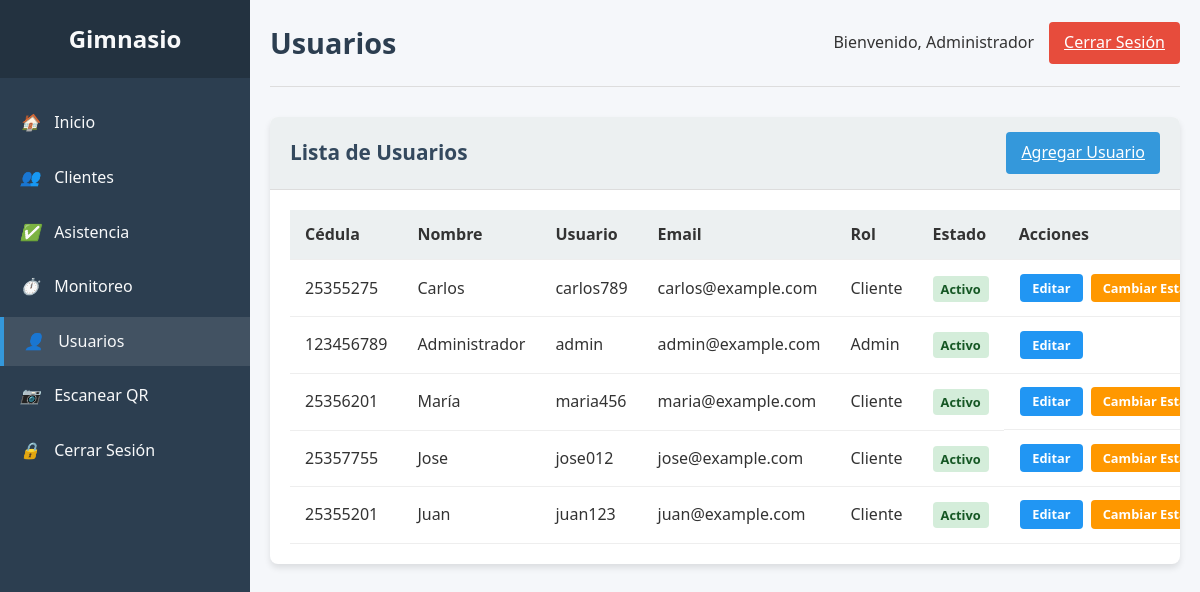
The app's page /usuarios.php (signed in) with its own data.
### tables this page shows
CREATE TABLE usuarios (
    cedula INT(20) PRIMARY KEY,
    nombre VARCHAR(100) NOT NULL,
    apellido VARCHAR(100) NOT NULL,
    email VARCHAR(100) NOT NULL UNIQUE,
    usuario VARCHAR(50) NOT NULL UNIQUE,
    contrasena VARCHAR(255) NOT NULL,
    fecha_nacimiento DATE,
    rol ENUM('admin', 'staff', 'cliente') DEFAULT 'cliente',
    estado ENUM('activo', 'pendiente', 'inactivo') DEFAULT 'pendiente',
    fecha_creacion TIMESTAMP DEFAULT CURRENT_TIMESTAMP
);

### usuarios.php (the view, shortened to what this page needs)
<?php
require 'database.php';
$action = isset($_GET['action']) ? $_GET['action'] : 'list';
$usuario = [];
if ($action == 'list') {
    $stmt = $pdo->query("SELECT * FROM usuarios ORDER BY fecha_creacion DESC");
    $usuarios = $stmt->fetchAll(PDO::FETCH_ASSOC);
}
?>
<!DOCTYPE html>
<html lang="es">
<head>
    <link rel="stylesheet" href="css/diseño.css">
</head>
<body>
    <div class="container">
        <div class="sidebar">
            <div class="sidebar-header">
                <h2>Gimnasio </h2>
            </div>
            <div class="sidebar-menu">
                <ul>
                    <li><a href="index.php"><i>🏠</i> Inicio</a></li>
                    <li><a href="clientes.php"><i>👥</i> Clientes</a></li>
                    <li><a href="asistencia.php"><i>✅</i> Asistencia</a></li>
                    <li><a href="monitoreo.php"><i>⏱️</i> Monitoreo</a></li>
                    <li><a href="usuarios.php" class="active"><i>👤</i> Usuarios</a></li>
                    <li><a href="escanner.php"><i>📷</i> Escanear QR</a></li>
                    <li><a href="logout.php"><i>🔒</i> Cerrar Sesión</a></li>
                </ul>
            </div>
        </div>
        <div class="main-content">
            <div class="header">
                <h1><?php echo $action == 'add' ? 'Agregar Usuario' : ($action == 'edit' ? 'Editar Usuario' : 'Usuarios'); ?></h1>
                <div class="user-info">
                    <span>Bienvenido, <?php echo $_SESSION['usuario_nombre']; ?></span>
                    <a href="logout.php" class="btn btn-danger">Cerrar Sesión</a>
                </div>
            </div>
            <?php if ($action == 'add' || $action == 'edit'): ?>
            <div class="card">
                <div class="card-header">
                    <h3><?php echo $action == 'add' ? 'Agregar Nuevo Usuario' : 'Editar Usuario'; ?></h3>
                </div>
                <div class="card-body">
                    <form method="post" action="acciones/usuario_guardar.php">
                        <div class="form-row">
                            <div class="form-col">
                                <div class="form-group">
                                    <label for="cedula">Cédula</label>
                                    <input type="text" id="cedula" name="cedula" class="form-control"
                                           value="<?php echo isset($usuario['cedula']) ? $usuario['cedula'] : ''; ?>"
                                           <?php echo $action == 'edit' ? 'readonly' : 'required'; ?>>
                                </div>
                            </div>
                            <div class="form-col">
                                <div class="form-group">
                                    <label for="nombre">Nombre Completo</label>
                                    <input type="text" id="nombre" name="nombre" class="form-control" value="<?php echo isset($usuario['nombre']) ? $usuario['nombre'] : ''; ?>" required>
                                </div>
                            </div>
                        </div>
                        <div class="form-row">
                            <div class="form-col">
                                <div class="form-group">
                                    <label for="email">Email</label>
                                    <input type="email" id="email" name="email" class="form-control" value="<?php echo isset($usuario['email']) ? $usuario['email'] : ''; ?>" required>
                                </div>
                            </div>
                            <div class="form-col">
                                <div class="form-group">
                                    <label for="usuario">Nombre de Usuario</label>
                                    <input type="text" id="usuario" name="usuario" class="form-control" value="<?php echo isset($usuario['usuario']) ? $usuario['usuario'] : ''; ?>" required>
                                </div>
                            </div>
                        </div>
                        <div class="form-row">
                            <?php if ($action == 'add'): ?>
                            <div class="form-col">
                                <div class="form-group">
                                    <label for="contrasena">Contraseña</label>
                                    <input type="password" id="contrasena" name="contrasena" class="form-control" required>
                                </div>
                            </div>
                            <?php endif; ?>
                            <div class="form-col">
                                <div class="form-group">
                                    <label for="rol">Rol</label>
                                    <select id="rol" name="rol" class="form-control" required>
                                        <option value="admin" <?php echo (isset($usuario['rol']) && $usuario['rol'] == 'admin') ? 'selected' : ''; ?>>Administrador</option>
                                        <option value="staff" <?php echo (isset($usuario['rol']) && $usuario['rol'] == 'staff') ? 'selected' : ''; ?>>Staff</option>
                                        <option value="cliente" <?php echo (isset($usuario['rol']) && $usuario['rol'] == 'cliente') ? 'selected' : ''; ?>>Cliente</option>
                                    </select>
                                </div>
                            </div>
                        </div>
                        <div class="form-group">
                            <button type="submit" class="btn btn-primary">Guardar Usuario</button>
                            <a href="usuarios.php" class="btn btn-danger">Cancelar</a>
                        </div>
                    </form>
                </div>
            </div>
            <?php else: ?>
            <div class="card">
                <div class="card-header">
                    <h3>Lista de Usuarios</h3>
                    <a href="usuarios.php?action=add" class="btn btn-primary">Agregar Usuario</a>
                </div>
                <div class="card-body">
                    <table>
                        <thead>
                            <tr>
                                <th>Cédula</th>
                                <th>Nombre</th>
                                <th>Usuario</th>
                                <th>Email</th>
                                <th>Rol</th>
                                <th>Estado</th>
                                <th>Acciones</th>
                            </tr>
                        </thead>
                        <tbody>
                            <?php foreach ($usuarios as $u): ?>
                            <tr>
                                <td><?php echo $u['cedula']; ?></td>
                                <td><?php echo $u['nombre']; ?></td>
                                <td><?php echo $u['usuario']; ?></td>
                                <td><?php echo $u['email']; ?></td>
                                <td><?php echo ucfirst($u['rol']); ?></td>
                                <td>
                                    <span class="estado-badge estado-<?php echo $u['estado']; ?>">
                                        <?php echo ucfirst($u['estado']); ?>
                                    </span>
                                </td>
                                <td class="actions">
                                    <a href="usuarios.php?action=edit&cedula=<?php echo $u['cedula']; ?>" class="action-btn action-edit">Editar</a>
                                    <?php if ($_SESSION['usuario_rol'] === 'admin' && $u['cedula'] != $_SESSION['usuario_id']):
                                        $estado_actual = $u['estado'];
                                        $proximo_estado = '';
                                        switch ($estado_actual) {
                                            case 'activo': $proximo_estado = 'inactivo'; break;
                                        }
                                    ?>
                                        <a href="acciones/usuario_cambiar_estado.php?cedula=<?php echo $u['cedula']; ?>"
                                           class="action-btn action-state"
                                           title="Cambiar de <?php echo $estado_actual; ?> a <?php echo $proximo_estado; ?>"
                                           onclick="return confirm('¿Cambiar estado de <?php echo $u['nombre']; ?> de <?php echo $estado_actual; ?> a <?php echo $proximo_estado; ?>?');">
                                            Cambiar Estado
                                        </a>
                                    <?php endif; ?>
                                </td>
                            </tr>
                            <?php endforeach; ?>
                        </tbody>
                    </table>
                </div>
            </div>
            <?php endif; ?>
        </div>
    </div>
</body>
</html>

### css/diseño.css (style rules this page uses)
:root { --primary: #2c3e50; --secondary: #3498db; --success: #27ae60; --warning: #f39c12; --danger: #e74c3c; --light: #ecf0f1; --dark: #34495e; --text: #333; --text-light: #f8f9fa; }
* { margin: 0; padding: 0; box-sizing: border-box; font-family: 'Segoe UI', Tahoma, Geneva, Verdana, sans-serif; }
body { background-color: #f5f7fa; color: var(--text); line-height: 1.6; }
.container { display: flex; min-height: 100vh; }
.sidebar { width: 250px; background: var(--primary); color: var(--text-light); transition: all 0.3s; }
.sidebar-header { padding: 20px; background: rgba(0, 0, 0, 0.2); text-align: center; }
.sidebar-header h2 { font-size: 1.5rem; margin-bottom: 0; }
.sidebar-menu { padding: 20px 0; }
.sidebar-menu ul { list-style: none; }
.sidebar-menu li { margin-bottom: 5px; }
.sidebar-menu a { display: block; padding: 12px 20px; color: var(--text-light); text-decoration: none; transition: all 0.3s; font-size: 1rem; }
.sidebar-menu a:hover, .sidebar-menu a.active { background: rgba(255, 255, 255, 0.1); border-left: 4px solid var(--secondary); }
.sidebar-menu i { margin-right: 10px; width: 20px; text-align: center; }
.main-content { flex: 1; padding: 20px; overflow-y: auto; }
.header { display: flex; justify-content: space-between; align-items: center; padding-bottom: 20px; border-bottom: 1px solid #ddd; margin-bottom: 30px; }
.header h1 { font-size: 1.8rem; color: var(--primary); }
.user-info { display: flex; align-items: center; }
.user-info span { margin-right: 15px; font-weight: 500; }
.btn { padding: 8px 15px; border: none; border-radius: 4px; cursor: pointer; font-weight: 500; transition: all 0.3s; }
.btn-primary { background: var(--secondary); color: white; }
.btn-danger { background: var(--danger); color: white; }
.card { background: white; border-radius: 8px; box-shadow: 0 4px 6px rgba(0, 0, 0, 0.1); margin-bottom: 25px; overflow: hidden; }
.card-header { padding: 15px 20px; background: var(--light); border-bottom: 1px solid #ddd; display: flex; justify-content: space-between; align-items: center; }
.card-header h3 { font-size: 1.3rem; margin: 0; color: var(--dark); }
.card-body { padding: 20px; }
table { width: 100%; border-collapse: collapse; }
table th, table td { padding: 12px 15px; text-align: left; border-bottom: 1px solid #eee; }
table th { background-color: var(--light); font-weight: 600; }
.actions { display: flex; gap: 5px; }
.action-btn { padding: 5px 10px; border-radius: 4px; cursor: pointer; font-size: 0.9rem; border: none; text-decoration: none; display: inline-block; }
.action-edit { background: var(--warning); color: white; }

### usuarios.php (style rules this page uses)
.estado-badge { padding: 0.25rem 0.5rem; border-radius: 4px; font-size: 0.8rem; font-weight: bold; }
.estado-activo { background-color: #d4edda; color: #155724; }
.action-btn { padding: 0.25rem 0.75rem; border-radius: 4px; text-decoration: none; font-size: 0.8rem; font-weight: 600; display: inline-block; margin: 0.1rem; transition: all 0.3s ease; }
.action-edit { background: #2196f3; color: white; }
.action-state { background: #ff9800; color: white; }
.actions { white-space: nowrap; }

### records on screen
usuarios: cedula "25355275", nombre "Carlos", usuario "carlos789", email "carlos@example.com", rol "Cliente", estado "Activo"
usuarios: cedula "123456789", nombre "Administrador", usuario "admin", email "admin@example.com", rol "Admin", estado "Activo"
usuarios: cedula "25356201", nombre "María", usuario "maria456", email "maria@example.com", rol "Cliente", estado "Activo"
usuarios: cedula "25357755", nombre "Jose", usuario "jose012", email "jose@example.com", rol "Cliente", estado "Activo"
usuarios: cedula "25355201", nombre "Juan", usuario "juan123", email "juan@example.com", rol "Cliente", estado "Activo"

### other values on screen
$_SESSION['usuario_nombre'] "Administrador"
